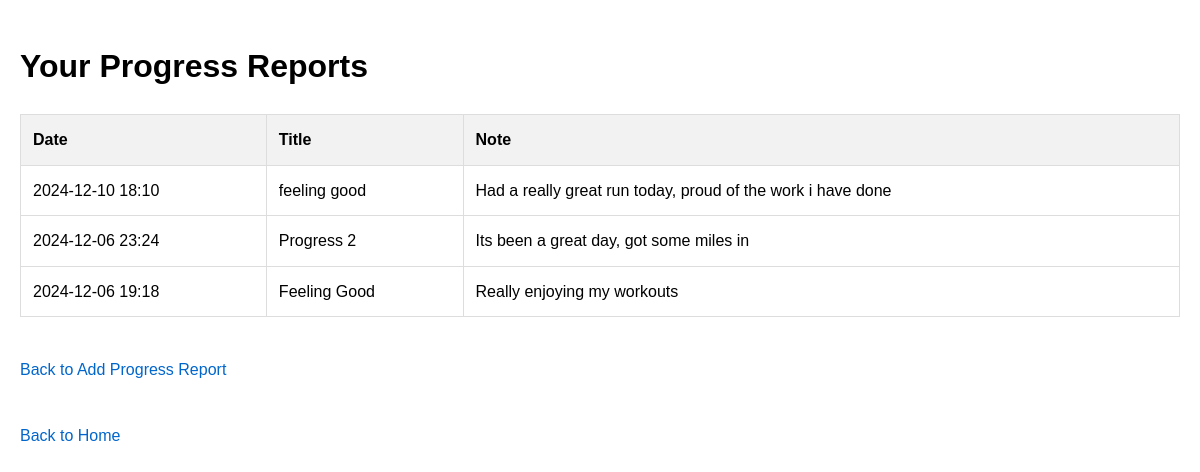
Page /progress/view/ (signed in) on the committed database.
### runningapp/models.py (models this page shows, shortened)
class ProgressReport(models.Model):
    user = models.ForeignKey(User, on_delete=models.CASCADE)
    title = models.CharField(max_length=200)
    note = models.TextField()
    date_created = models.DateTimeField(auto_now_add=True)

### runningapp/views.py (the view)
# urls.py: path('progress/view/', views.view_progress_reports, name='view_progress')
@login_required
def view_progress_reports(request):
    progress_reports = ProgressReport.objects.filter(user=request.user).order_by('-date_created')
    return render(request, 'runningapp/view_progress.html', {'progress_reports': progress_reports})

### runningapp/templates/runningapp/view_progress.html (shortened to what this page needs)
<!DOCTYPE html>
<html lang="en">
<head>
</head>
<body>
    <h1>Your Progress Reports</h1>
    <table>
        <thead>
            <tr>
                <th>Date</th>
                <th>Title</th>
                <th>Note</th>
            </tr>
        </thead>
        <tbody>
            {% for report in progress_reports %}
                <tr>
                    <td>{{ report.date_created|date:"Y-m-d H:i" }}</td>
                    <td>{{ report.title }}</td>
                    <td>{{ report.note }}</td>
                </tr>
            {% empty %}
                <tr>
                    <td colspan="3" style="text-align: center;">No progress reports found.</td>
                </tr>
            {% endfor %}
        </tbody>
    </table>
    <a href="{% url 'add_progress' %}" class="back-link">Back to Add Progress Report</a>
    <br>
    <a href="{% url 'home' %}" class="back-link">Back to Home</a>
</body>
</html>

### runningapp/templates/runningapp/view_progress.html (style rules this page uses)
body { font-family: Arial, sans-serif; line-height: 1.6; margin: 0; padding: 20px; }
table { width: 100%; border-collapse: collapse; margin: 20px 0; }
th, td { border: 1px solid #ddd; padding: 12px; text-align: left; }
th { background-color: #f2f2f2; }
.back-link { display: inline-block; margin: 20px 0; color: #0066cc; text-decoration: none; }

### rows in the picture
ProgressReport: date_created "2024-12-10 18:10", title "feeling good", note "Had a really great run today, proud of the work i have done"
ProgressReport: date_created "2024-12-06 23:24", title "Progress 2", note "Its been a great day, got some miles in"
ProgressReport: date_created "2024-12-06 19:18", title "Feeling Good", note "Really enjoying my workouts"
